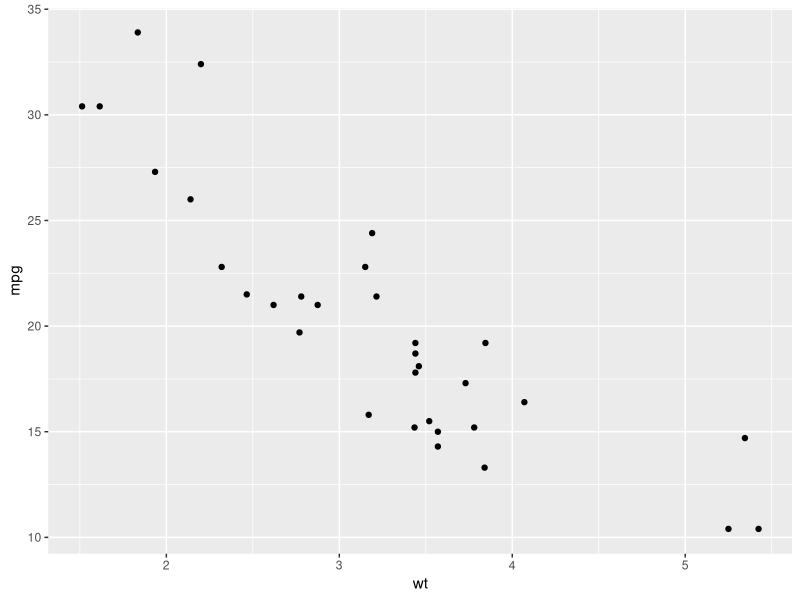
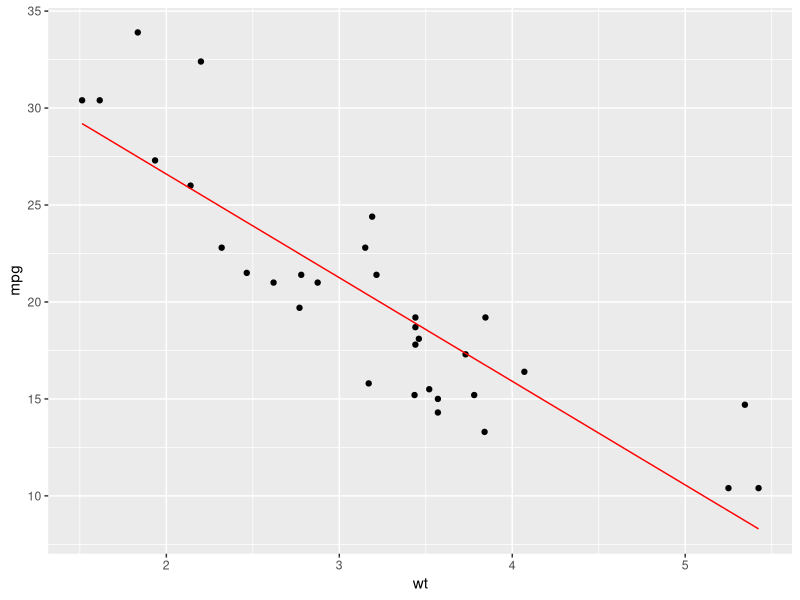

Write the R code that produced these figures, in order.
## ---- chunk 1
ds <- mtcars
head(ds, 10)
## ---- chunk 2
require(ggplot2)
ggplot(mtcars, aes(x=wt, y=mpg)) + geom_point()
## ---- chunk 3
lm(mpg ~ wt, mtcars)
## ---- chunk 4
require(ggplot2)
ds <- mtcars
ds$mpg_modeled <- predict(lm(mpg ~ wt, mtcars))
p <- ggplot(ds, aes(x=wt, y=mpg)) 
p <- p + geom_point() 
p <- p + geom_line(aes(y=mpg_modeled),color="red")
p
